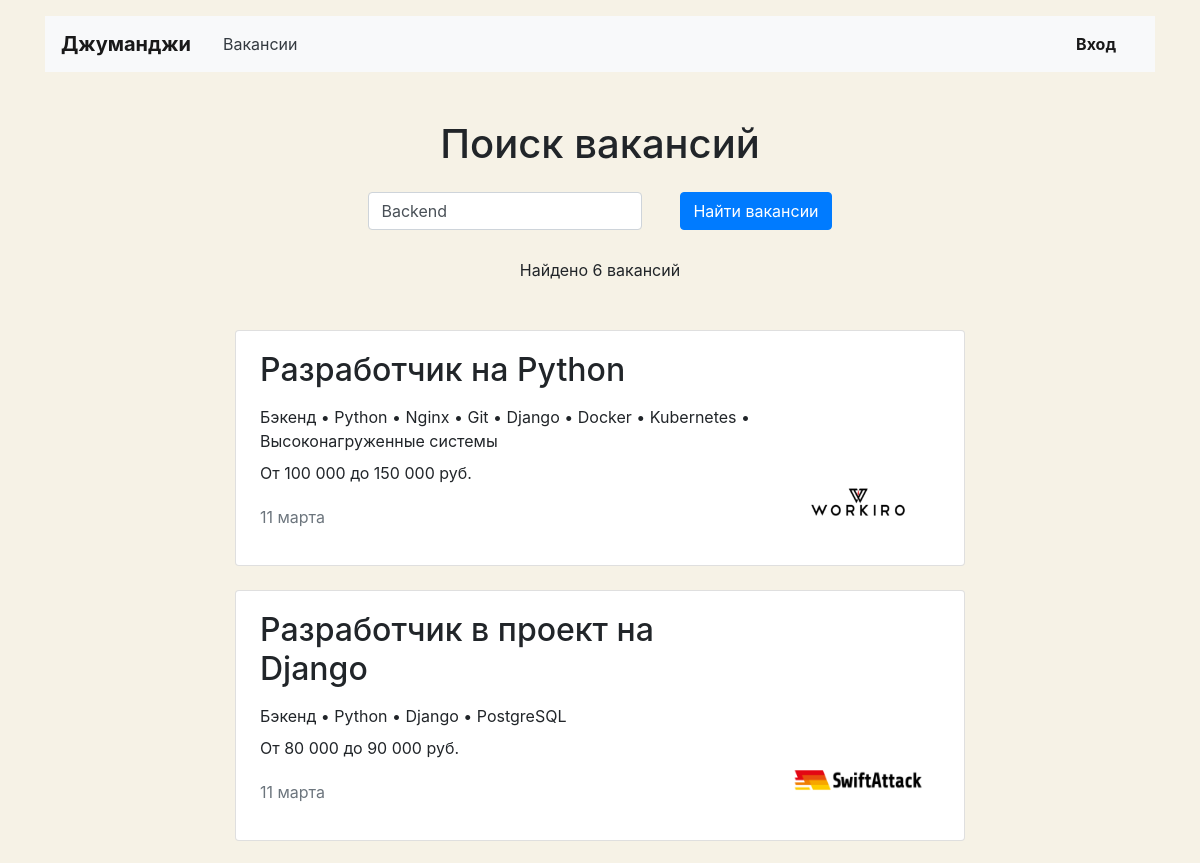
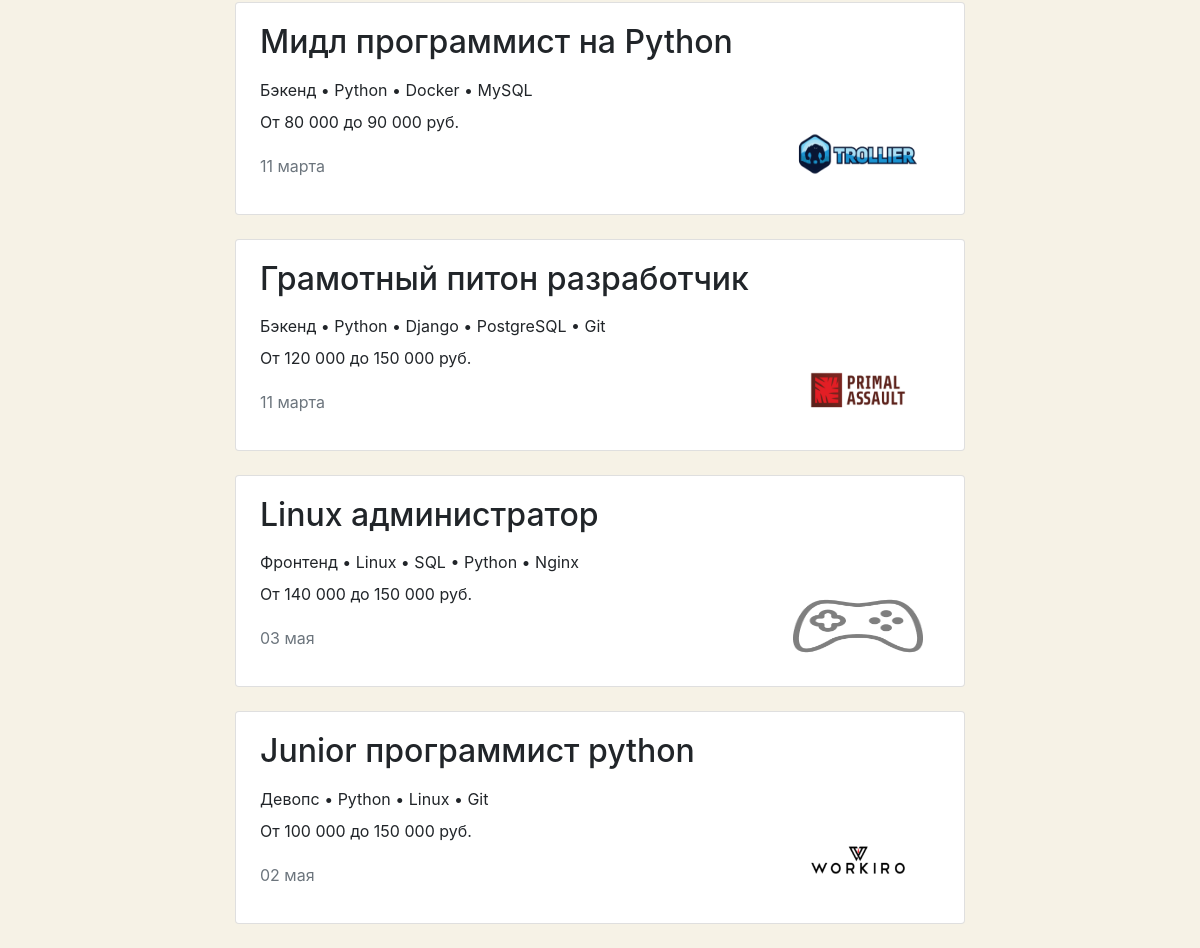
The page /search/?srch=Python on the database its author committed (2 pictures, top to bottom).
### stephunter/models.py (models this page shows, shortened)
class Vacancy(models.Model):
    title = models.CharField(max_length=120)
    specialty = models.ForeignKey(Specialty, on_delete=models.CASCADE, related_name='vacancies')
    company = models.ForeignKey(Company, on_delete=models.CASCADE, related_name='vacancies')
    skills = models.CharField(max_length=120)
    description = models.TextField()
    salary_min = models.IntegerField()
    salary_max = models.IntegerField()
    published_at = models.DateField()

class Specialty(models.Model):
    code = models.CharField(max_length=20)
    title = models.CharField(max_length=20)
    picture = models.ImageField(upload_to=MEDIA_SPECIALITY_IMAGE_DIR)

class Company(models.Model):
    name = models.CharField(max_length=64)
    location = models.CharField(max_length=64)
    logo = models.ImageField(upload_to=MEDIA_COMPANY_IMAGE_DIR)
    description = models.TextField()
    employee_count = models.IntegerField()
    owner = models.OneToOneField(User, on_delete=models.CASCADE, related_name='user', blank=True, null=True)

### stephunter/views/index.py (the view)
# urls.py: path('search/', SearchView.as_view(), name='search'),
class SearchView(ListView):
    model = Vacancy
    template_name = "stephunter/main/search.html"
    def get_queryset(self):
        request = self.request.GET.get('srch')
        return Vacancy.objects.filter(
            Q(title__icontains=request) | Q(description__icontains=request) | Q(skills__icontains=request),
        )

### stephunter/templatetags/extras.py (called while the page is built)
@register.filter(name='ru_suffix')
def ru_suffix(number, arg):
    nom_sing, gen_sing, gen_plur = arg.split(',')
    if 10 <= number % 100 <= 20:
        return f'{ number } { gen_plur }'
    if number % 10 == 1:
        return f'{ number } { nom_sing }'
    if 2 <= number % 10 <= 4:
        return f'{ number } { gen_sing }'
    return f'{number} {gen_plur}'

@register.filter(name='chg_sep')
def chg_sep(string, sep):
    words = [word.strip() for word in string.split(',')]
    return sep.join(words)

### stephunter/templates/stephunter/main/search.html (shortened to what this page needs)
{% extends 'stephunter/base.html' %}
{% load humanize %}
{% load extras %}
{% block content %}
  <main class="container mt-3">
    <section>
        <h1 class="h1 text-center mt-5 mb-4">Поиск вакансий</h1>
        <div class="row">
            <div class="mx-auto">
            <form class="form-inline sm-form mr-auto mb-4" enctype="multipart/form-data" action="{% url 'search' %}" method="get">
                <div class="row">
                  <div class="col"><input class="form-control mr-sm-2" name="srch" type="search" placeholder="Например: ios" value="Backend" aria-label="Search"></div>
                  <div class="col"><button class="btn btn-primary  my-0" type="submit">Найти вакансии</button></div>
                </div>
            </form>
            </div>
        </div>
      <p class="text-center pt-1">Найдено {{ object_list.count|ru_suffix:'вакансия,вакансии,вакансий' }}</p>
      <div class="row mt-5">
        <div class="col-12 col-lg-8 offset-lg-2 m-auto">
          {% if object_list %}
          {% for vacancy in object_list %}
          <div class="card mb-4">
            <div class="card-body px-4" onClick="window.location.href='{% url 'vacancy' vacancy.id %}'">
              <div class="row">
                <div class="col-12 col-md-8 col-lg-9">
                  <h2 class="h2 pb-2">{{ vacancy.title }}</h2>
                  <p class="mb-2">{{ vacancy.specialty.title }} • {{ vacancy.skills|chg_sep:" • " }}</p>
                  <p>От {{ vacancy.salary_min|intcomma }} до {{ vacancy.salary_max|intcomma }} руб.</p>
                  <p class="text-muted pt-1">{{ vacancy.published_at|date:"d E" }}</p>
                </div>
                <div class="col-12 col-md-4 col-lg-3 d-flex align-items-end">
                  <a href="{% url 'company' vacancy.company.id %}"><img src="{{ vacancy.company.logo.url }}" width="130" height="80" alt=""></a>
                </div>
              </div>
            </div>
          </div>
          {% endfor %}
          {% else %}
            <div class="mt-4 text-center"><p>Ничего не найдено.</p></div>
          {% endif %}
        </div>
      </div>
    </section>
  </main>
{% endblock %}

### stephunter/templates/stephunter/base.html (style rules this page uses)
body { background-color: #F6F2E6; }

### rows shown on the page
Vacancy: title "Разработчик на Python", specialty "Бэкенд", skills|chg_sep "Python • Nginx • Git • Django • Docker • Kubernetes • Высоконагруженные системы", salary_min "100 000", salary_max "150 000", published_at "11 марта", company.logo (picture)
Vacancy: title "Разработчик в проект на Django", specialty "Бэкенд", skills|chg_sep "Python • Django • PostgreSQL", salary_min "80 000", salary_max "90 000", published_at "11 марта", company.logo (picture)
Vacancy: title "Мидл программист на Python", specialty "Бэкенд", skills|chg_sep "Python • Docker • MySQL", salary_min "80 000", salary_max "90 000", published_at "11 марта", company.logo (picture)
Vacancy: title "Грамотный питон разработчик", specialty "Бэкенд", skills|chg_sep "Python • Django • PostgreSQL • Git", salary_min "120 000", salary_max "150 000", published_at "11 марта", company.logo (picture)
Vacancy: title "Linux администратор", specialty "Фронтенд", skills|chg_sep "Linux • SQL • Python • Nginx", salary_min "140 000", salary_max "150 000", published_at "03 мая", company.logo (picture)
Vacancy: title "Junior программист python", specialty "Девопс", skills|chg_sep "Python • Linux • Git", salary_min "100 000", salary_max "150 000", published_at "02 мая", company.logo (picture)

### other values the page prints
{{ object_list.count|ru_suffix:'вакансия,вакансии,вакансий' }} "6 вакансий"
